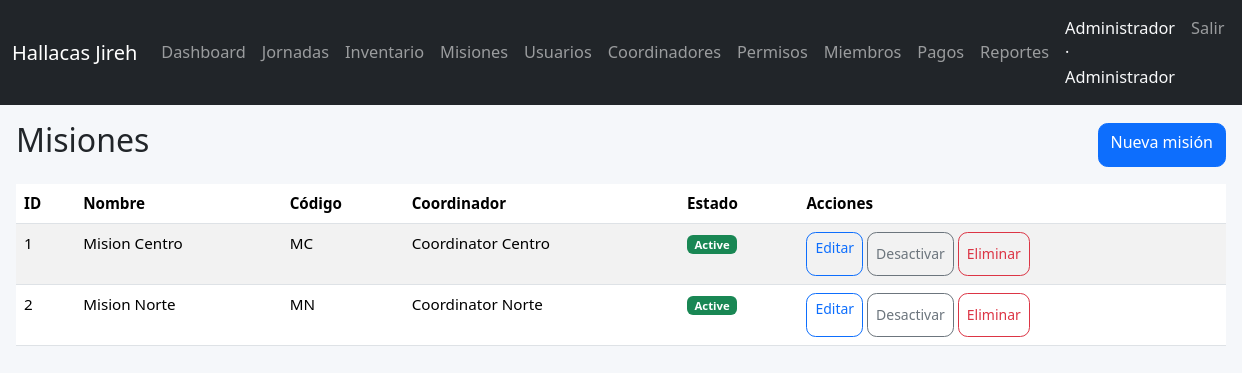
The app's page /index.php?r=missions (signed in) with its own data.
### tables this page shows
CREATE TABLE IF NOT EXISTS missions (
  id INT AUTO_INCREMENT PRIMARY KEY,
  name VARCHAR(120) NOT NULL,
  code VARCHAR(40) NOT NULL UNIQUE,
  description TEXT NULL,
  coordinator_id INT NULL,
  status ENUM('active','inactive') NOT NULL DEFAULT 'active',
  created_at DATETIME NOT NULL DEFAULT CURRENT_TIMESTAMP,
  updated_at DATETIME NOT NULL DEFAULT CURRENT_TIMESTAMP ON UPDATE CURRENT_TIMESTAMP
);

CREATE TABLE IF NOT EXISTS users (
  id INT AUTO_INCREMENT PRIMARY KEY,
  name VARCHAR(120) NOT NULL,
  email VARCHAR(190) NOT NULL UNIQUE,
  password_hash VARCHAR(255) NOT NULL,
  role VARCHAR(40) NOT NULL DEFAULT 'member',
  mission_id INT NULL,
  jornada_id INT NULL,
  phone VARCHAR(40) NULL,
  status ENUM('active','inactive') NOT NULL DEFAULT 'active',
  created_at DATETIME NOT NULL DEFAULT CURRENT_TIMESTAMP,
  updated_at DATETIME NOT NULL DEFAULT CURRENT_TIMESTAMP ON UPDATE CURRENT_TIMESTAMP,
  FOREIGN KEY (mission_id) REFERENCES missions(id) ON DELETE SET NULL
);

### app/controllers/MissionController.php (called while the page is built, shortened)
<?php
class MissionController {
    public static function index(): void {
        $missions = Mission::all();
        include BASE_PATH . '/app/views/missions/index.php';
    }
}

### app/models/Mission.php (called while the page is built, shortened)
<?php
class Mission {
    public static function all(bool $onlyActive = false): array {
        $sql = 'SELECT m.*, u.name AS coordinator_name FROM missions m LEFT JOIN users u ON u.id=m.coordinator_id';
        $sql .= ' ORDER BY m.name';
        return DB::query($sql)->fetchAll();
    }
}

### app/db.php (called while the page is built)
<?php
class DB {
    private static ?PDO $pdo = null;
    public static function connect(): PDO {
        if (self::$pdo === null) {
            $dsn = 'mysql:host=' . DB_HOST . ';port=' . DB_PORT . ';dbname=' . DB_NAME . ';charset=utf8mb4';
            $options = [
                PDO::ATTR_ERRMODE => PDO::ERRMODE_EXCEPTION,
                PDO::ATTR_DEFAULT_FETCH_MODE => PDO::FETCH_ASSOC,
                PDO::ATTR_EMULATE_PREPARES => false,
            ];
            try {
                self::$pdo = new PDO($dsn, DB_USER, DB_PASS, $options);
            } catch (PDOException $e) {
                error_log('DB connection failed: ' . $e->getMessage());
                http_response_code(500);
                $msg = 'No se pudo conectar a la base de datos.';
                if (defined('APP_DEBUG') && APP_DEBUG) {
                    $msg .= ' Revise DB_HOST, DB_NAME, DB_USER y DB_PASS (.env o variables de entorno). Detalle: ' . $e->getMessage();
                } else {
                    $msg .= ' Configure el archivo .env en el servidor o las variables de entorno de MySQL.';
                }
                die($msg);
            }
        }
        return self::$pdo;
    }
    public static function query(string $sql, array $params = []): PDOStatement {
        $stmt = self::connect()->prepare($sql);
        $stmt->execute($params);
        return $stmt;
    }
}

### app/views/missions/index.php (the view, shortened to what this page needs)
<?php include BASE_PATH . '/app/views/partials/header.php'; ?>
<div class="d-flex flex-column flex-sm-row justify-content-between align-items-stretch align-items-sm-center gap-2 mb-3">
 <h2>Misiones</h2>
 <a class="btn btn-primary" href="<?= url('mission_create') ?>">Nueva misión</a>
</div>
<div class="table-responsive">
<table class="table table-striped table-hover">
 <thead><tr><th>ID</th><th>Nombre</th><th>Código</th><th>Coordinador</th><th>Estado</th><th>Acciones</th></tr></thead>
 <tbody>
 <?php foreach ($missions as $m): ?>
 <tr>
   <td><?= (int)$m['id'] ?></td>
   <td><?= h($m['name']) ?></td>
   <td><?= h($m['code']) ?></td>
   <td><?= h($m['coordinator_name'] ?? '-') ?></td>
   <td><?= status_badge($m['status']) ?></td>
   <td>
     <a class="btn btn-sm btn-outline-primary" href="<?= url('mission_edit',['id'=>$m['id']]) ?>">Editar</a>
     <form method="post" action="<?= url('mission_toggle_status') ?>" class="d-inline">
       <button class="btn btn-sm btn-outline-secondary"><?= ($m['status'] ?? 'active') === 'active' ? 'Desactivar' : 'Activar' ?></button>
     </form>
     <form method="post" action="<?= url('mission_delete') ?>" class="d-inline" onsubmit="return confirm('Eliminar misión?')">
       <button class="btn btn-sm btn-outline-danger">Eliminar</button>
     </form>
   </td>
 </tr>
 <?php endforeach; ?>
 </tbody>
</table>
</div>
<?php include BASE_PATH . '/app/views/partials/footer.php'; ?>

### app/helpers.php (shortened to what this page needs)
<?php
function url(string $route = '', array $params = []): string {
    $q = array_merge(['r' => $route], $params);
    return '/index.php?' . http_build_query($q);
}
function h($v): string {
    return htmlspecialchars((string)($v ?? ''), ENT_QUOTES, 'UTF-8');
}
function status_badge(string $status): string {
    $map = [
        'pendiente' => 'danger',
        'parcial' => 'warning',
        'pagado' => 'success',
        'open' => 'primary',
        'closed' => 'secondary',
        'active' => 'success',
        'inactive' => 'secondary',
    ];
    $c = $map[$status] ?? 'secondary';
    return '<span class="badge bg-' . $c . '">' . h(ucfirst($status)) . '</span>';
}

### public/assets/css/app.css (style rules this page uses)
:root { --brand:#0d6efd; }
body { background-color:#f5f7fa; font-size:1rem; }
.btn { border-radius:.6rem; min-height:44px; }
.table { font-size:.9rem; }
.table-responsive { -webkit-overflow-scrolling:touch; }
@media (min-width: 768px) { body { font-size:1.02rem; } }
@media (min-width: 768px) { .table { font-size:.95rem; } }

### records on screen
missions: id "1", name "Mision Centro", code "MC", coordinator.name "Coordinator Centro", status "Active", shows "Desactivar"
missions: id "2", name "Mision Norte", code "MN", coordinator.name "Coordinator Norte", status "Active", shows "Desactivar"

### other values on screen
APP_NAME "Hallacas Jireh"
Auth::user()['name'] "Administrador"
role_label(Auth::role()) "Administrador"
